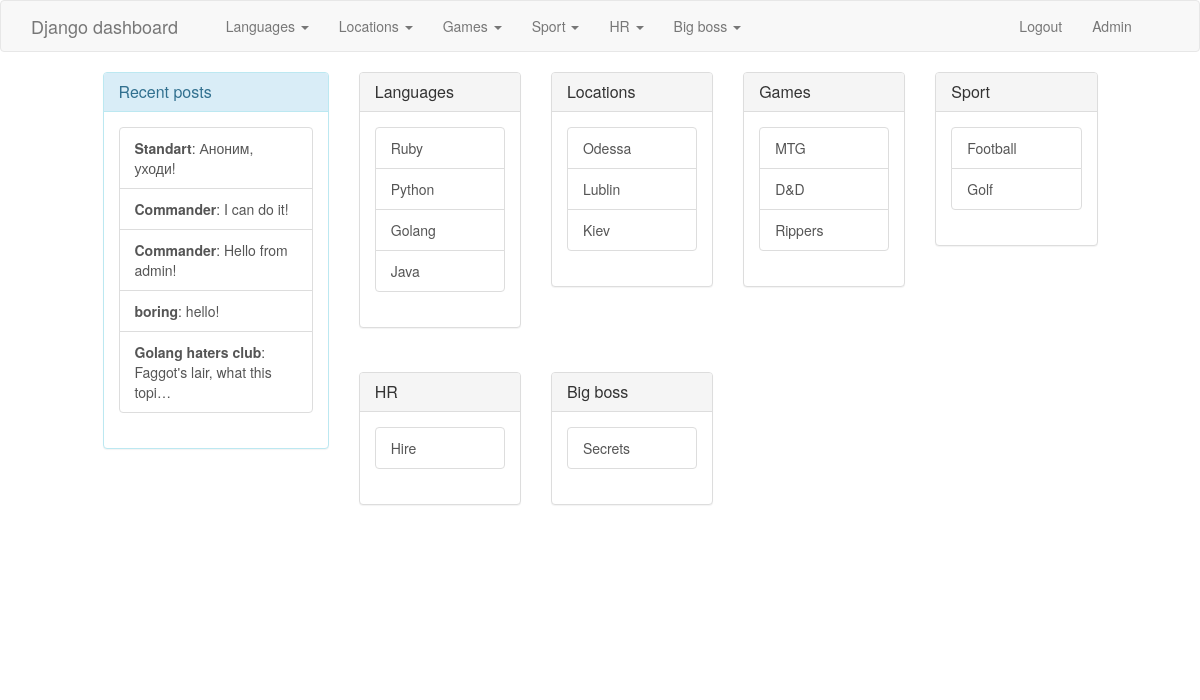
The app's page / (signed in) with its own data.
### simple_blog/models.py (models this page shows, shortened)
@python_2_unicode_compatible
class Category(models.Model):
    class Meta:
        verbose_name_plural = 'categories'
    name = models.CharField(max_length=255)
    protected = models.BooleanField(default=False)
    pub_date = models.DateTimeField('publish date', auto_now_add=True)
    def __str__(self):
        return self.name

@python_2_unicode_compatible
class Message(models.Model):
    topic = models.ForeignKey(Topic, on_delete=models.CASCADE)
    author = models.CharField(max_length=255)
    email = models.CharField(max_length=255)
    text = models.TextField()
    docfile = models.FileField(upload_to='messages/', null=True)
    pub_date = models.DateTimeField('publish date', auto_now_add=True)

@python_2_unicode_compatible
class Topic(models.Model):
    subcategory = models.ForeignKey(Subcategory, on_delete=models.CASCADE)
    name = models.CharField(max_length=255)
    description = models.TextField()
    docfile = models.FileField(upload_to='topics/', null=True)
    pub_date = models.DateTimeField('publish date', auto_now_add=True)

@python_2_unicode_compatible
class Subcategory(models.Model):
    class Meta:
        verbose_name_plural = 'subcategories'
    category = models.ForeignKey(Category, on_delete=models.CASCADE)
    name = models.CharField(max_length=255)
    pub_date = models.DateTimeField('publish date', auto_now_add=True)
    def __str__(self):
        return self.name

### simple_blog/views.py (the view)
# urls.py: url(r'^$', views.index, name='index'),
def index(request):
    last_updates = Message.objects.order_by('-pub_date')[:5]
    categories = Category.objects.order_by('-pub_date')
    return render(
        request,
        'dashboard/dashboard.html',
        {'categories': categories, 'last_updates': last_updates}
    )

### simple_blog/templatetags/helpers.py (called while the page is built)
@register.inclusion_tag('includes/category_nav.html')
def category_nav():
    categories = Category.objects.order_by('-pub_date')
    return {'categories': categories}

### simple_blog/templates/dashboard/dashboard.html (shortened to what this page needs)
<html>
  <head>
    {% include 'includes/headers.html' %}
  </head>
  <body>
    {% include 'includes/nav.html' %}
    <div class="row">
      <div class="col-md-offset-1 col-md-10">
        <div class="row">
          <div class="col-md-3">
            <div class="panel panel-info">
              <div class="panel-heading">
                <h3 class="panel-title">Recent posts</h3>
              </div>
              <div class="panel-body">
                <ul class="list-group">
                  {% for message in last_updates %}
                    <a href="{% url 'topic' message.topic_id %}" type="button" class="list-group-item">
                      <strong>{{ message.topic.name }}</strong>: {{ message.text|truncatechars:30 }}
                    </a>
                  {% endfor %}
                </ul>
              </div>
            </div>
          </div>
          <div class="col-md-9">
            <div class="row categories">
              {% for category in categories %}
                <div class="col-md-3">
                  <div class="panel panel-default">
                    <div class="panel-heading">
                      <h3 class="panel-title">{{ category.name }}</h3>
                    </div>
                    <div class="panel-body">
                      <ul class="list-group">
                        {% for subcategory in category.subcategory_set.all %}
                          <a href="{% url 'forum' subcategory.id %}" type="button" class="list-group-item">{{ subcategory.name }}</a>
                        {% endfor %}
                      </ul>
                    </div>
                  </div>
                </div>
              {% endfor %}
            </div>
          </div>
        </div>
      </div>
    </div>
  </body>
</html>

### simple_blog/templates/includes/category_nav.html (shortened to what this page needs)
<ul class="nav navbar-nav">
  {% for category in categories %}
  <li class="dropdown">
    <a href="#" class="dropdown-toggle" data-toggle="dropdown" role="button" aria-haspopup="true" aria-expanded="false">{{ category }} <span class="caret"></span></a>
  </li>
  {% endfor %}
</ul>

### simple_blog/static/style.css (style rules this page uses)
.categories .col-md-3 { min-height: 300px; }

### records on screen
Category: name "Languages"
Category: name "Locations"
Category: name "Games"
Category: name "Sport"
Category: name "HR"
Category: name "Big boss"
Message: topic.name "Standart", text "Аноним, уходи!"
Message: topic.name "Commander", text "I can do it!"
Message: topic.name "Commander", text "Hello from admin!"
Message: topic.name "boring", text "hello!"
Message: topic.name "Golang haters club", text "Faggot's lair, what this topi…"
Subcategory: name "Ruby"
Subcategory: name "Python"
Subcategory: name "Golang"
Subcategory: name "Java"
Subcategory: name "Odessa"
Subcategory: name "Lublin"
Subcategory: name "Kiev"
Subcategory: name "MTG"
Subcategory: name "D&D"
Subcategory: name "Rippers"
Subcategory: name "Football"
Subcategory: name "Golf"
Subcategory: name "Hire"
Subcategory: name "Secrets"
